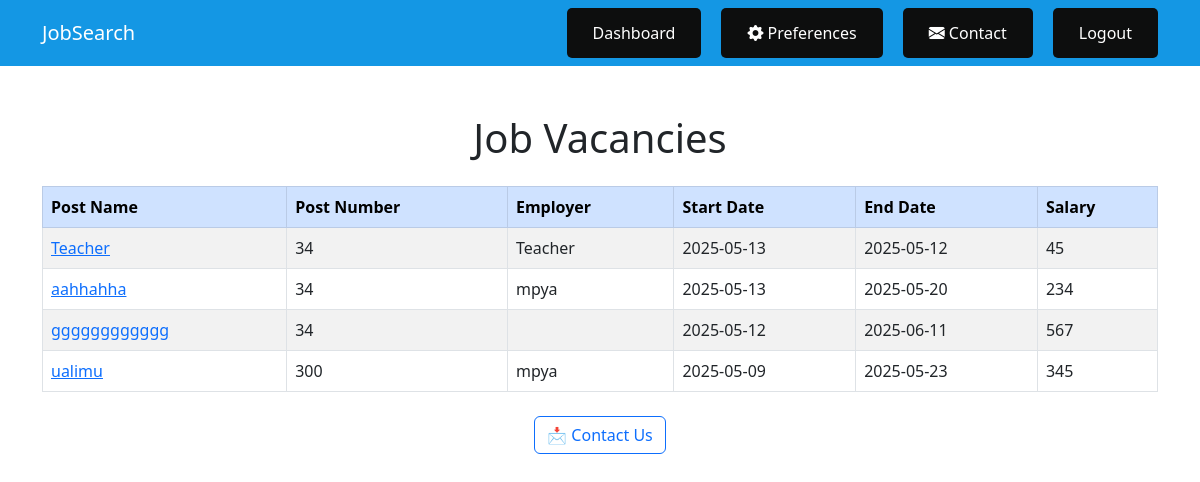
Page /dashboards/vacancies.php (signed in) on the committed database.
### tables this page shows
CREATE TABLE `job_posts` (
  `job_id` int(11) NOT NULL,
  `employer_id` int(11) NOT NULL,
  `employer_name` varchar(40) NOT NULL DEFAULT '',
  `category_id` int(255) NOT NULL,
  `title` varchar(150) NOT NULL,
  `post_number` int(200) NOT NULL,
  `qualifications` varchar(500) NOT NULL,
  `salary_range` varchar(50) NOT NULL,
  `company_id` int(11) NOT NULL,
  `location_id` int(11) NOT NULL,
  `application_start` date NOT NULL,
  `duties` varchar(255) NOT NULL,
  `application_end` date NOT NULL,
  `posted_at` timestamp NULL DEFAULT current_timestamp(),
  `status` enum('active','closed') DEFAULT 'active'
);

### dashboards/vacancies.php (the view, shortened to what this page needs)
<?php
require_once '../includes/db.php';
$sql = "
    SELECT
      jp.title,
      jp.post_number,
      jp.employer_name,
      DATE_FORMAT(jp.application_start, '%Y-%m-%d') AS application_start,
      DATE_FORMAT(jp.application_end, '%Y-%m-%d') AS application_end,
      jp.duties,
      jp.qualifications,
      jp.salary_range
    FROM job_posts jp
";
$conditions = ["jp.status = 'active'"];
$params = [];
if (!empty($conditions)) {
    $sql .= " WHERE " . implode(" AND ", $conditions);
}
$sql .= " ORDER BY jp.application_start DESC";
$stmt = $pdo->prepare($sql);
$stmt->execute($params);
$jobs = $stmt->fetchAll(PDO::FETCH_ASSOC);
?>
<!DOCTYPE html>
<html lang="en">
<head>
    <link href="https://cdn.jsdelivr.net/npm/bootstrap@5.3.0/dist/css/bootstrap.min.css" rel="stylesheet" />
    <link href="https://cdn.jsdelivr.net/npm/bootstrap-icons@1.10.5/font/bootstrap-icons.css" rel="stylesheet" />
    <link rel="stylesheet" href="../assets/main_nav.css">
</head>
<body>
    <nav class="navbar navbar-expand-lg navbar-dark bg-primary">
        <div class="container">
            <a class="navbar-brand" href="../index.php">JobSearch</a>
            <div class="collapse navbar-collapse justify-content-end" id="navbarNav">
                <ul class="navbar-nav">
                <li class="nav-item">
                        <a class="nav-link" href="job_seeker_dashboard.php" >
                           Dashboard
                        </a>
                    <li class="nav-item">
                        <a class="nav-link" href="preference.php" title="Set Preferences">
                            <i class="bi bi-gear-fill"></i> Preferences
                        </a>
                    </li>
                    <li class="nav-item">
                        <a class="nav-link" href="contact.php" title="Contact Us">
                            <i class="bi bi-envelope-fill"></i> Contact
                        </a>
                    </li>
                    <li class="nav-item">
                        <a class="nav-link" href="../logout.php">Logout</a>
                    </li>
                </ul>
            </div>
        </div>
    </nav>
    <div class="container mt-5">
        <h1 class="text-center mb-4">Job Vacancies</h1>
        <table class="table table-bordered table-striped">
            <thead class="table-primary">
                <tr>
                    <th>Post Name</th>
                    <th>Post Number</th>
                    <th>Employer</th>
                    <th>Start Date</th>
                    <th>End Date</th>
                    <th>Salary</th>
                </tr>
            </thead>
            <tbody>
                <?php if (count($jobs) === 0): ?>
                    <tr>
                        <td colspan="6" class="text-center">No vacancies available.</td>
                    </tr>
                <?php else: ?>
                    <?php foreach ($jobs as $job): ?>
                        <tr>
                            <td>
                                <a href="job_details.php?post_number=<?= urlencode($job['post_number']) ?>">
                                    <?= htmlspecialchars($job['title']) ?>
                                </a>
                            </td>
                            <td><?= htmlspecialchars($job['post_number']) ?></td>
                            <td><?= htmlspecialchars($job['employer_name']) ?></td>
                            <td><?= htmlspecialchars($job['application_start']) ?></td>
                            <td><?= htmlspecialchars($job['application_end']) ?></td>
                            <td><?= htmlspecialchars($job['salary_range']) ?></td>
                        </tr>
                    <?php endforeach; ?>
                <?php endif; ?>
            </tbody>
        </table>
        <div class="text-center mt-4">
            <a href="contact.php" class="btn btn-outline-primary">
                📩 Contact Us
            </a>
        </div>
    </div>
</body>
</html>

### assets/main_nav.css (style rules this page uses)
.nav-item { margin-left: 20px; background-color: rgb(13, 14, 14); border-radius: 5px; padding: 5px 10px; }
.nav-link { color: white !important; }
.bg-primary { background-color: #1497e4 !important; }
.navbar-nav .nav-link { color: white !important; transition: background-color 0.3s ease, transform 0.2s ease; padding: 0.5rem 1rem !important; border-radius: 4px; }

### rows in the picture
job_posts: title "Teacher", post_number "34", employer_name "Teacher", application_start "2025-05-13", application_end "2025-05-12", salary_range "45"
job_posts: title "aahhahha", post_number "34", employer_name "mpya", application_start "2025-05-13", application_end "2025-05-20", salary_range "234"
job_posts: title "gggggggggggg", post_number "34", application_start "2025-05-12", application_end "2025-06-11", salary_range "567"
job_posts: title "ualimu", post_number "300", employer_name "mpya", application_start "2025-05-09", application_end "2025-05-23", salary_range "345"
